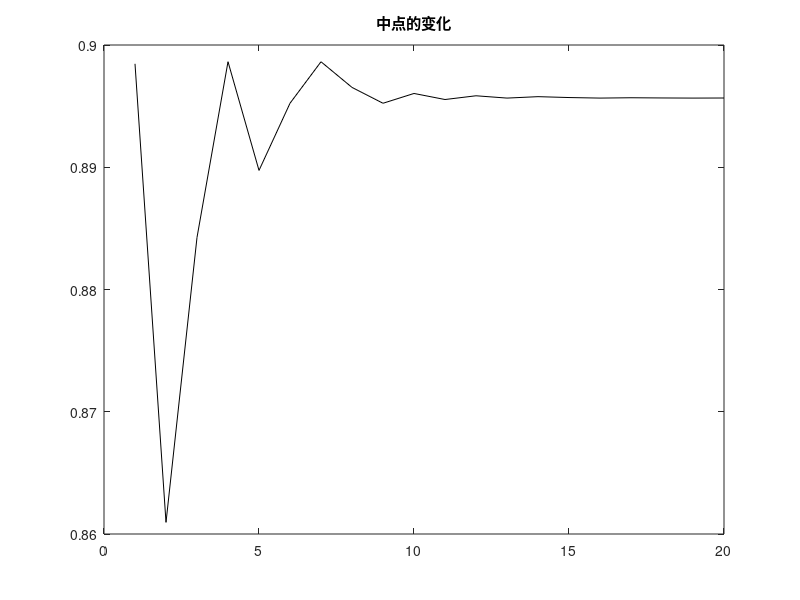

MATLAB code for this plot:
% 例程 2.7  斐波那契法的收敛性验证
%  函数：  y = (1.6*sin(x)) - x
%  由区间搜索法确定的初始区间：
L = 0.16;
xh = 1.12 ; xl = xh - (2*L);
%  在定位区间内绘制函数曲线
x = xl: 0.01: xh;
y = (1.6*sin (x)) - x;
vm = zeros(1, 20);  %  预分配向量内存（存储20次迭代的区间中点值）
D = 2*L;
F1 = 8;  F0 = 5;  %  初始斐波那契数（可修改）
for n = 1:20  %  限定搜索迭代次数为20步
    F2 = F1 + F0;
    r = F0/F2;
    a = xl + (r*D);
    ya = (1.6*sin(a)) - a ;
    b = xh - (r*D);
    yb = (1.6*sin(b)) - b;
    if yb < ya
        xh = b;  %  若右内点函数值更小，舍弃第三个子区间，更新上界
    else
        xl = a;  %  否则舍弃第一个子区间，更新下界
    end
    F0 = F1;
    F1 = F2;
    D = xh - xl;
    vm(n) = (xh + xl)/2;
    %  结果可视化展示
    figure(1)
    plot(vm, 'k');
    title('中点的变化');
end
